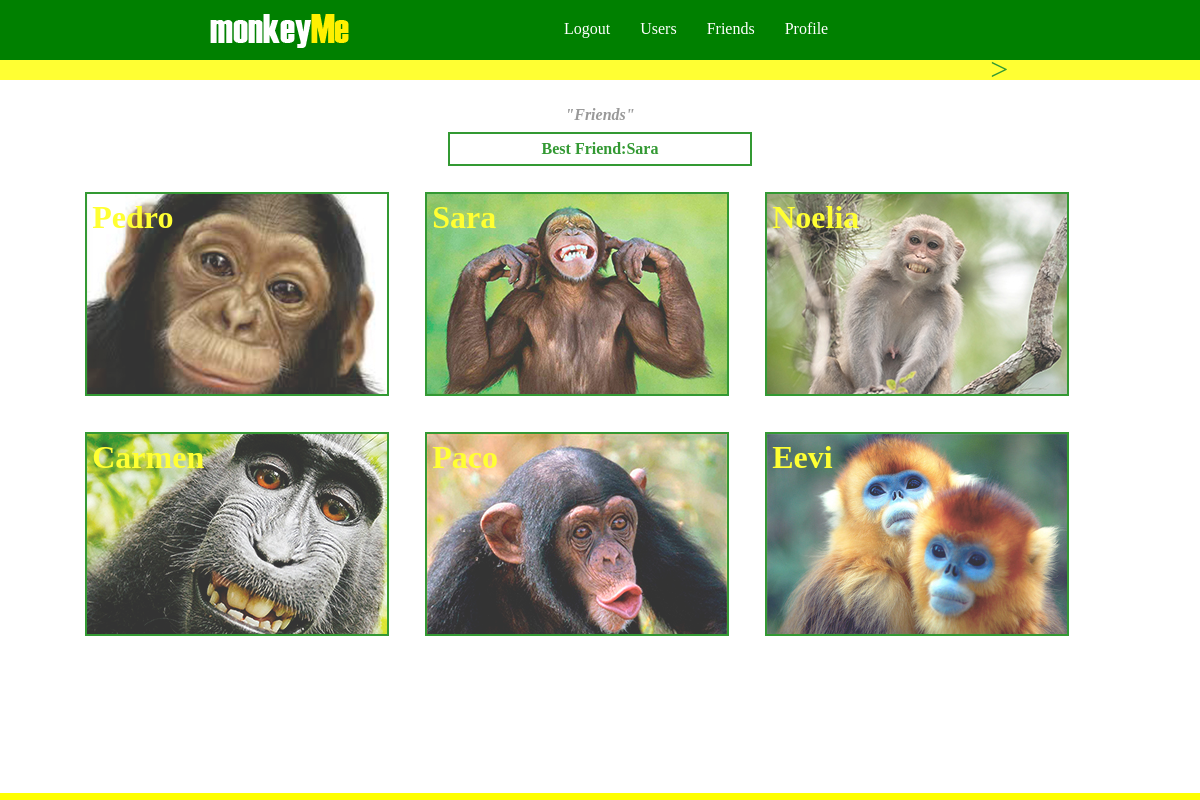
/friends (signed in), run on the app's committed database.
### models.py (models this page shows, shortened)
class bestFriends(db.Model):
	__tablename__ = "BestFriends"
	id = db.Column(db.Integer, primary_key=True)
	user_id = db.Column(db.Integer, db.ForeignKey('Users.id'), nullable=False)
	best_friend_id = db.Column(db.Integer, db.ForeignKey('Users.id'), nullable=False)

class users(db.Model):
	__tablename__ = "Users"
	id = db.Column(db.Integer, primary_key=True)
	userName = db.Column(db.String, nullable=False)
	userEmail = db.Column(db.String, nullable=False)
	userPhone = db.Column(db.String, nullable=False)
	userPass = db.Column(db.String, nullable=False)
	best_friend = db.relationship(
		'users',
		secondary='BestFriends',
		primaryjoin='users.id==bestFriends.user_id',
		secondaryjoin='users.id==bestFriends.best_friend_id',
		uselist=False,
		backref=db.backref('best_friend_of', uselist=False)
	)

class friendships(db.Model):
	__tablename__ = "Friendships"
	id = db.Column(db.Integer, primary_key=True)
	user_id = db.Column(db.Integer, db.ForeignKey('Users.id'), nullable=False)
	friend_id = db.Column(db.Integer, db.ForeignKey('Users.id'), nullable=False)
	userR = db.relationship('users', foreign_keys='friendships.user_id')
	friendR = db.relationship('users', foreign_keys='friendships.friend_id')

### app.py (the view)
@app.route('/friendList<int:page>', methods=['GET', 'POST'])
@app.route('/friends')
def friendList(page=1):
    if not session.get('logged_in'):
        return redirect(url_for('login'))
    else:
        userID = session['user_id']
        userList = (
            users.query
            .join(friendships, users.id == friendships.user_id)
            .add_columns(users.id, users.userName)
            .add_columns(friendships.user_id, friendships.friend_id)
            .filter(friendships.friend_id == userID)
            .paginate(page, 6, False)
        )
        bestFriend = (
            users.query
            .join(bestFriends, users.id == bestFriends.user_id)
            .add_columns(users.id, users.userName, bestFriends.best_friend_id)
            .filter(bestFriends.best_friend_id == userID)
        )
        flash('"Friends"')
        return render_template(
            'friends.html', userList=userList, bestFriend=bestFriend)

### templates/friends.html (shortened to what this page needs)
{% extends "layout.html" %}
{% block body %}
	<div class="controlMenu">
		<table class="controlMenuTable">
			<tr>
				<td>
				</td>
				<td>
				</td>
				<td>
				{% if userList.has_next %}
					<div class="backNext">
						<a href="{{ url_for('friendList', page=userList.next_num) }}">&#62;</a>
					</div>
				{% endif %}
				</td>
			</tr>
		</table>
	</div>
	<br>
{% with messages = get_flashed_messages() %}
	{% if messages %}
		{% for message in messages %}
			<div class=flashes>
			{{ message }}
			</div>
		{% endfor %}
	{% endif %}
{% endwith %}
{% if bestFriend %}
	{% for friend in bestFriend %}
		<p class="bestFriendTag">
			Best Friend:{{ friend.userName }}
		</p>
	{% endfor %}
{% endif %}
	<div class="contentUserWrap">
	{% if userList.items %}
		{% for friends in userList.items %}
			<div class="contentUser" style="background-image:url(static/uploads/{{ friends.user_id }}.jpg);">
				<div class="innerContents">
					<a href="{{ url_for('profile', profileId=friends.user_id) }}">
					{{ friends.userName }}
					</a>
				</div>
			</div>
		{% endfor %}{% else %}<div><p>No friends</p></div>
	{% endif %}
	</div>
	<br><br>
{% endblock %}

### templates/layout.html (shortened to what this page needs)
<!DOCTYPE html>
<html>
<head>
<link rel="stylesheet" href="static/css/style.css" />
</head>
<body>
	<div class="bar">
		<div class="logo">
			<img class="logoImg" src="static/images/logo.png" />
		</div>
		<div class="menu">
			<div class="nav">
			{% if not session.logged_in %}
				<a href="{{ url_for('login') }}">Login</a>
			{% else %}
				<a href="{{ url_for('logout') }}">Logout</a>
			{% endif %}
			</div>
			<div class="nav">
				<a href="{{url_for('allList')}}">Users</a>
			</div>
			<div class="nav">
				<a href="{{url_for('friendList')}}">Friends</a>
			</div>
			<div class="nav">
				<a href="{{url_for('myProfile')}}">Profile</a>
			</div>
		</div>
	</div>
	<div class="content" >
	{% block body %}{% endblock %}
	</div>
	<div class="footer">
	</div>
</body>
</html>

### static/css/style.css (style rules this page uses)
.menu a:link { color: white; text-decoration: none; }
a { text-decoration: none; }
.content { margin: 0 auto; font-family: corbel; opacity: 0.8; width: 90%; z-index: 0; position: relative; height: auto; top: 80px; background-color: white; }
.contentUserWrap { position: relative; margin: 0 auto; }
.contentUser { height: 200px; width: 300px; outline: 2px solid green; float: left; margin: 20px; font-size: 2em; font-weight: bold; color: yellow; overflow: hidden; background-size: 300px auto; position: relative; -webkit-transition: all 2s ease; -moz-transition: all 2s ease; -o-transition: all 2s ease; -ms-transition: all 2s ease; transition: all 2s ease; }
.innerContents { margin: 5px; }
.innerContents a:link { color: yellow; text-decoration: none; }
.backNext a:link { font-size: 2em; color: green; text-decoration: none; }
.backNext { text-align: center; }
.flashes { font-size: 1em; font-weight: bold; font-style: italic; color: gray; text-align: center; }
.bestFriendTag { width: 300px; height: 30px; background-color: white; color: green; margin: 0 auto; margin-bottom: 10px; margin-top: 10px; text-align: center; line-height: 30px; font-size: 1em; font-weight: bolder; outline: 2px solid green; }
.bar { z-index: 1; position: fixed; top: 0; left: 0; width: 100%; height: 60px; background-color: green; }
.controlMenu { z-index: 1; position: fixed; top: 60px; left: 0; width: 100%; height: 20px; background-color: yellow; overflow: hidden; }
.controlMenuTable { width: 100%; line-height: 12px; margin: 0 auto; }
.controlMenuTable td { width:33%; }
.menu { float: right; width: 40%; height: 45px; overflow: hidden; margin-right: 13%; margin-top: 12px; background-color: green; font-family: corbel; color: white; }
.logo { float: left; margin-left: 15%; margin-top: 12px; width: 200px; }
.logoImg { width: 200px; height: 40px; }
.nav { padding-top: 8px; float: left; margin-right: 30px; }
.footer { position: fixed; font-family: corbel; color: white; width: 100%; height: 7px; bottom: 0; left: 0; background-color: yellow; }

### data on the page
bestFriends: userName "Sara"
friendships: shows a picture, userName "Pedro"
friendships: shows a picture, userName "Sara"
friendships: shows a picture, userName "Noelia"
friendships: shows a picture, userName "Carmen"
friendships: shows a picture, userName "Paco"
friendships: shows a picture, userName "Eevi"

### other printed values
{{ message }} "\"Friends\""
